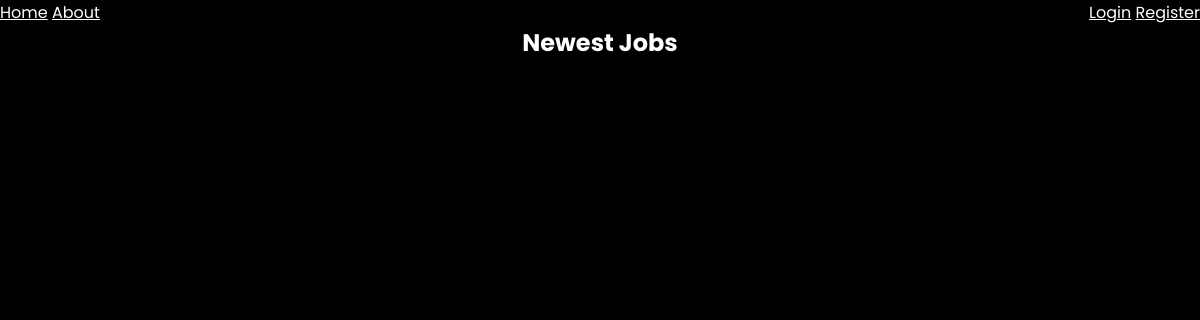
/jobs/all, run on an earlier commit of the app's database.
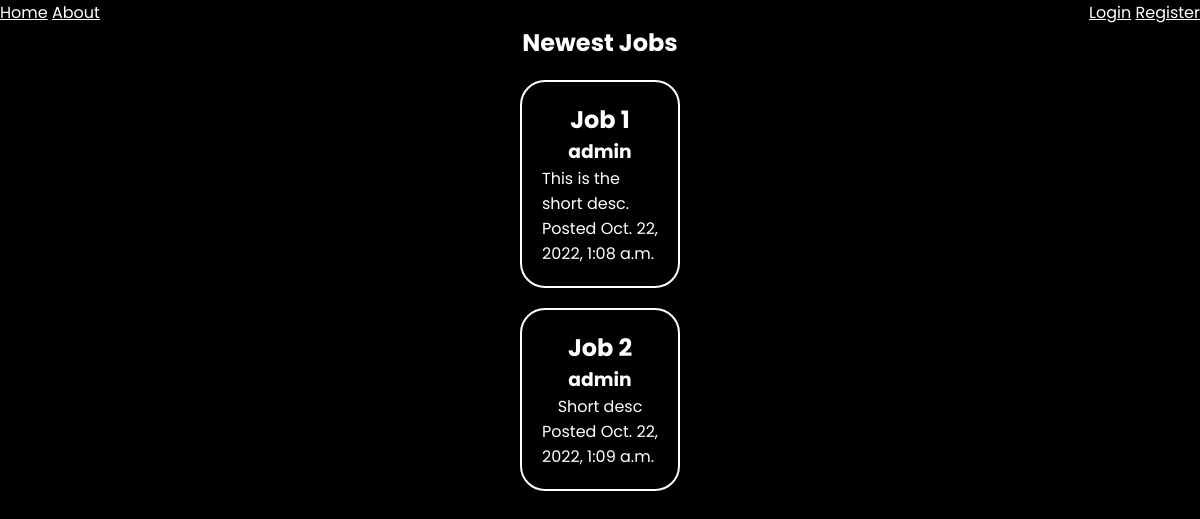
And on a later commit of the database.
### apps/job/models.py (models this page shows, shortened)
class Job(models.Model):
    title = models.CharField(max_length=255)
    short_description = models.TextField()
    long_description = models.TextField(blank=True, null=True)
    created_by = models.ForeignKey(User, related_name='jobs', on_delete=models.CASCADE)
    created_at = models.DateTimeField(auto_now_add=True)
    changed_at = models.DateTimeField(auto_now=True)

### ProjectLettuce_website/views.py (the view)
# urls.py: path("jobs/all", views.all_jobs, name="all_jobs"),
def all_jobs(request):
    jobs = Job.objects.all()
    return render(request, 'all_jobs.html', {'jobs': jobs})

### ProjectLettuce_website/templates/all_jobs.html
{% extends 'base.html' %}
{% block content %}
    <h2 class="title" style="justify-content: center;">Newest Jobs</h2>
    <div class="list">
        {% for job in jobs %}
            <div class="card">
                <div class="userthumbnail">
                    <div class="card-content">
                        <h2> {{job.title}} </h2>
                        <h3> {{job.created_by}}</h3>
                        <p class="subtitle is-6">{{ job.short_description }}</p>
                        <div class="content">
                            Posted {{ job.created_at }}
                        </div>
                    </div>
                </div>
            </div>
            {% endfor %}
    </div>
    {% endblock %}

What changed in the data, as far as the page shows it:
added Job: title "Job 1", created_by "admin", short_description "This is the short desc.", created_at "Oct. 22, 2022, 1:08 a.m."
added Job: title "Job 2", created_by "admin", short_description "Short desc", created_at "Oct. 22, 2022, 1:09 a.m."
